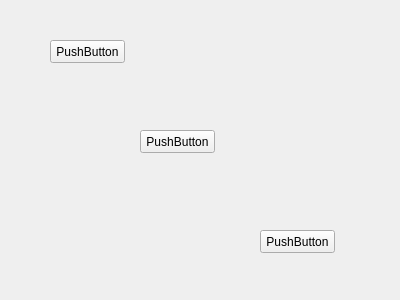
<?xml version="1.0" encoding="UTF-8"?>
<ui version="4.0">
 <class>Form</class>
 <widget class="QWidget" name="Form">
  <property name="geometry">
   <rect>
    <x>0</x>
    <y>0</y>
    <width>400</width>
    <height>300</height>
   </rect>
  </property>
  <property name="windowTitle">
   <string>Form</string>
  </property>
  <widget class="QPushButton" name="pushButton">
   <property name="geometry">
    <rect>
     <x>50</x>
     <y>40</y>
     <width>75</width>
     <height>23</height>
    </rect>
   </property>
   <property name="text">
    <string>PushButton</string>
   </property>
  </widget>
  <widget class="QPushButton" name="pushButton_2">
   <property name="geometry">
    <rect>
     <x>140</x>
     <y>130</y>
     <width>75</width>
     <height>23</height>
    </rect>
   </property>
   <property name="text">
    <string>PushButton</string>
   </property>
  </widget>
  <widget class="QPushButton" name="pushButton_3">
   <property name="geometry">
    <rect>
     <x>260</x>
     <y>230</y>
     <width>75</width>
     <height>23</height>
    </rect>
   </property>
   <property name="text">
    <string>PushButton</string>
   </property>
  </widget>
 </widget>
 <resources/>
 <connections/>
</ui>
